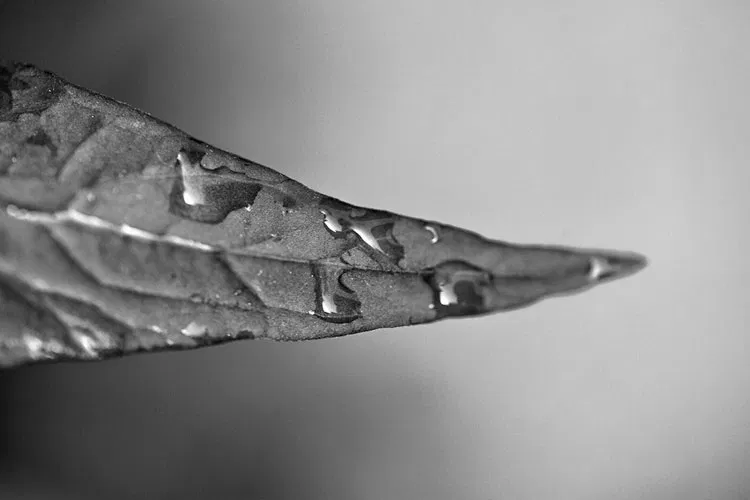
#> input picture Leaf.jpg, 750 x 500 px
$ python main.py
#> lines starting #> are read from the running program, lines starting #| are printed output that depends on the picture
import numpy as np
import numpy.linalg as npla
import matplotlib.pyplot as plt
import cv2

from mpl_toolkits.mplot3d import axes3d


def compress(cf):
#> called with cf = 15
    img = plt.imread('Leaf.jpg')
#> img is the input picture: shape (500, 750, 3); mean R, G, B 139, 139, 139
    M = np.float64(img[:,:,0])
    r, c = M.shape
#> r = 500; c = 750

    U, sigma, Vt = npla.svd(M, full_matrices=False)
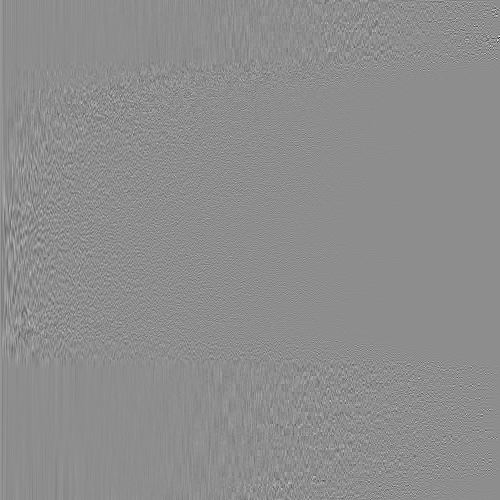
#> U: shape (500, 500) float64; min -0.69, max 0.551, mean 7.91e-05; drawn with min black and max white
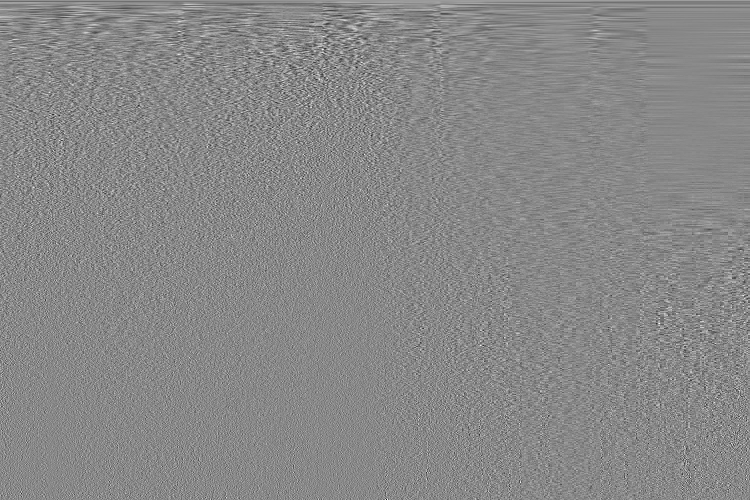
#> Vt: shape (500, 750) float64; min -0.294, max 0.256, mean 6.58e-05; drawn with min black and max white
#> sigma = 500 values, max 89469.1 at index 0, min 0.229 at index 499, mean 403
    r, c = M.shape
    Mtemp = r*c
#> Mtemp = 375000
    j = Mtemp/(cf*(r+c))
#> j = 20
    Mtemp = r*c
    Mkstorage = j * (r+c)
#> Mkstorage = 25000

    Mk = np.zeros(M.shape)
    for i in range(round(j)):
        Mk += sigma[i] * np.outer(U[:,i], Vt[i,:])
#> this loop made 20 passes
#> pass 1, in compress, `Mk += sigma[i] * np.outer(U[:,i], Vt[i,:])`:
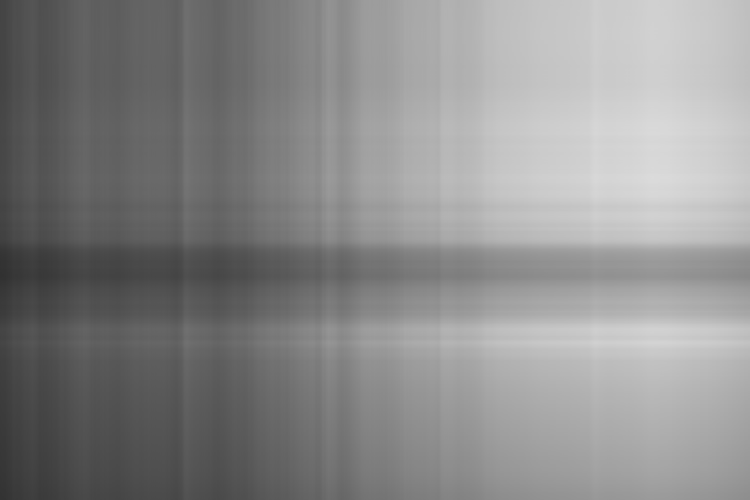
#> Mk: shape (500, 750) float64; min 49.35, max 219.1, mean 139
#> pass 2, in compress, `Mk += sigma[i] * np.outer(U[:,i], Vt[i,:])`:
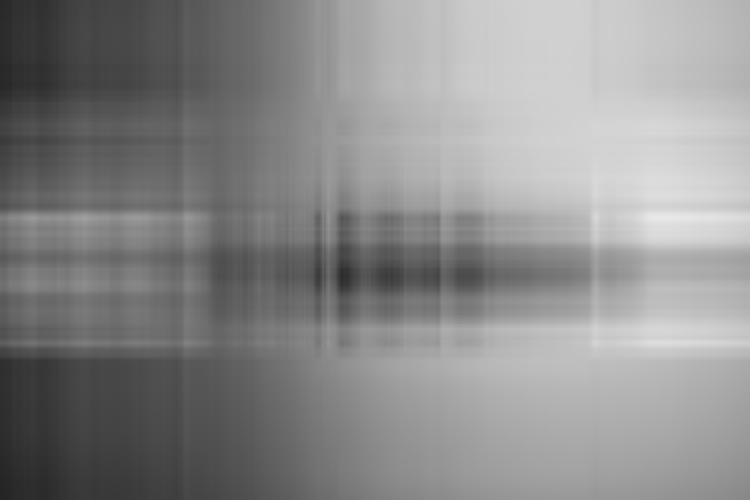
#> Mk: shape (500, 750) float64; min 36.18, max 233.3, mean 139.1
#> pass 3, in compress, `Mk += sigma[i] * np.outer(U[:,i], Vt[i,:])`:
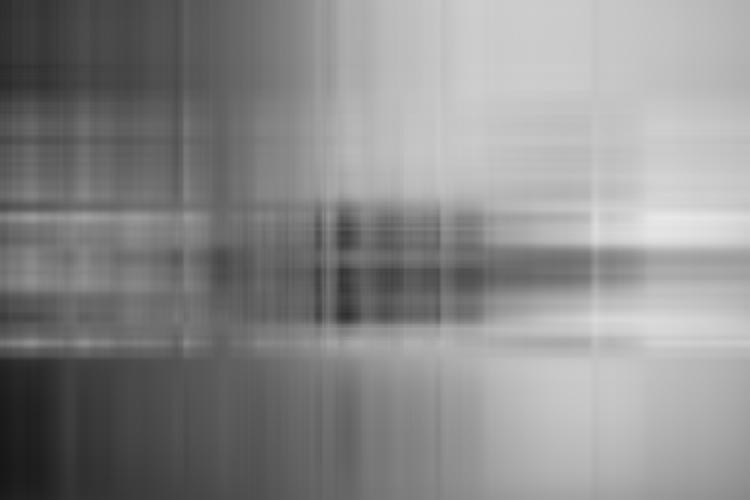
#> Mk: shape (500, 750) float64; min 22.4, max 232.6, mean 139
#> after the loop:
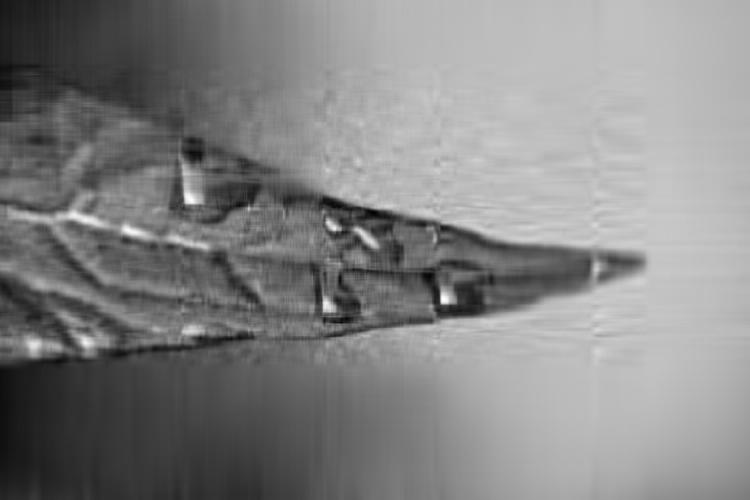
#> Mk: shape (500, 750) float64; min 8.04, max 259.7, mean 139; drawn with min black and max white


    # plot the original image in matrix M
    plt.figure(1,figsize=(10,10))
    plt.imshow(M, cmap = "gray")
    plt.title('Original Image')
    # plot the compressed image in matrix Mk
    plt.figure(2,figsize=(10,10))
    plt.imshow(Mk, cmap = "gray")
    plt.title('Compressed Image')
    plt.show()

    print("Sucessfully created both windows.")


def main():
    compress(15)

main()

$ run again, with apples.jpg copied over Leaf.jpg
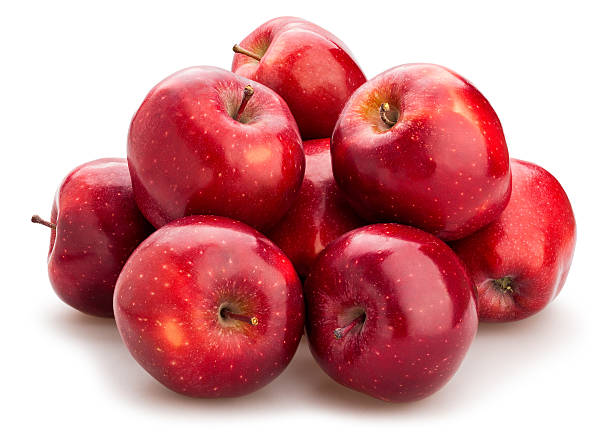
#> input picture apples.jpg, 612 x 446 px
#> in compress, img is the input picture: shape (446, 612, 3); mean R, G, B 211, 146.6, 150.4
#> in compress, `U, sigma, Vt = npla.svd(M, full_matrices=False)`:
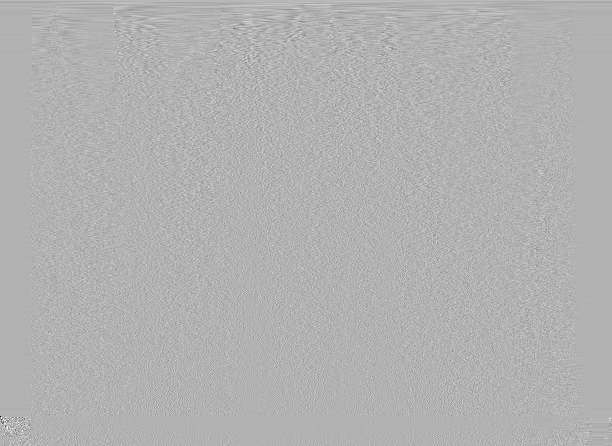
#> Vt: shape (446, 612) float64; min -0.982, max 0.425, mean 0.000105; drawn with min black and max white
#> sigma = 446 values, max 112172 at index 0, min 1.11e-11 at index 418, mean 546
#> after the loop in compress, `for i in range(round(j)):`:
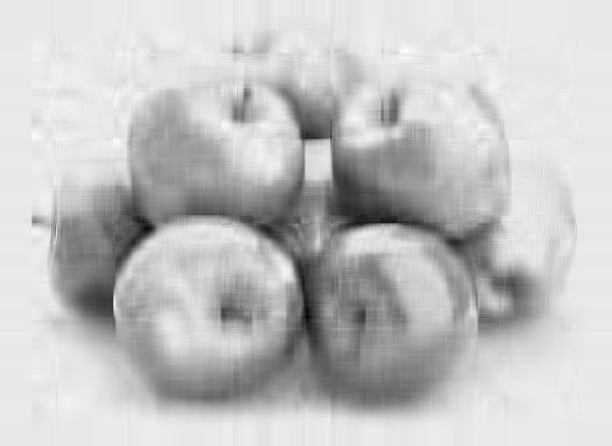
#> Mk: shape (446, 612) float64; min -18.17, max 280.7, mean 211; drawn with min black and max white
